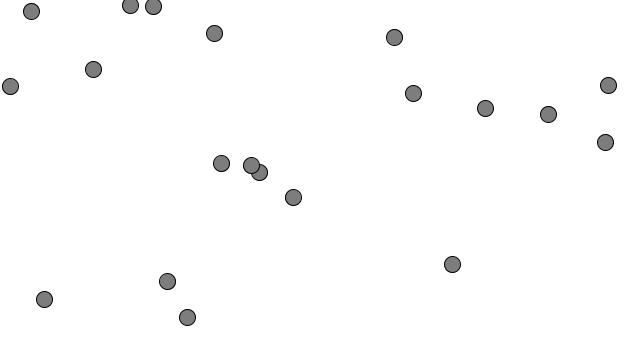
Frame 1 (no input)
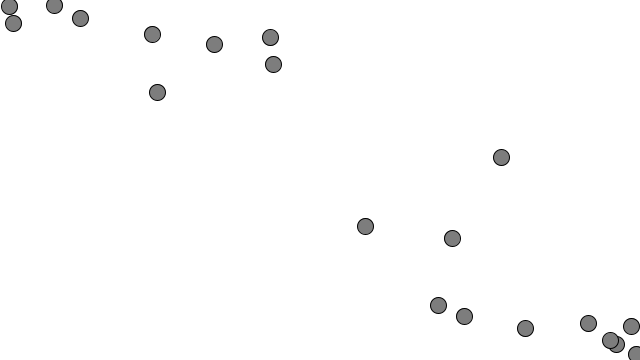
Frame 60 (the mouse pressed at the canvas centre just before this capture)
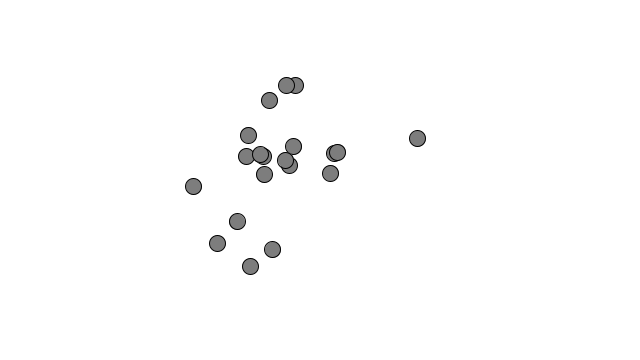
Frame 120 (the mouse held since frame 60 and released just before this capture)

The Processing sketch that drew these frames (run headless with seeded random() and noise(); from frame 60 on, the mouse is pressed at the canvas centre):

// Processing sketch: sketch_11_ArrayOfMovers
// ── sketch_11_ArrayOfMovers.pde
// 创建移动元的数组
Mover[] movers = new Mover[20];

void setup(){
  size(640,360);
  background(255);
  //将数组中的元素实例化
  for (int i = 0; i < movers.length; i++){
    movers[i] = new Mover();
  }
}

void draw(){
  background(255);
  // 给数组每个元素进行操作
  for (int i = 0; i < movers.length; i++){
    movers[i].update();
    movers[i].checkedge();
    movers[i].display();
  }
}



class Mover {
  PVector location;
  PVector velocity;
  PVector acceleration;
  float topspeed;
  
  // 构造函数
  Mover(){
    location = new PVector(random(width),random(height));
    velocity = new PVector(0,0);
    topspeed = 7;
  }
  
  //方法函数
  void update(){
    //find the vector pointing towards the mouse
    PVector mouse = new PVector(mouseX,mouseY);
    PVector dir = PVector.sub(mouse,location);
    //  Normalize the vector to length 1
    dir.normalize();
    dir.mult(0.3);
    acceleration = dir;
    
    velocity.add(acceleration);
    velocity.limit(topspeed);
    location.add(velocity);
  }
  
  void display(){
    stroke(0);
    fill(125);
    ellipse(location.x, location.y,16,16);
  }
  
  void checkedge(){
    if (location.x > width) {
      location.x = 0;
    } else if (location.x < 0){
      location.x = width;
    }
    
    if (location.y > height) {
      location.y = 0;
    } else if (location.y < 0) {
      location.y = height;
    }
  }
}
